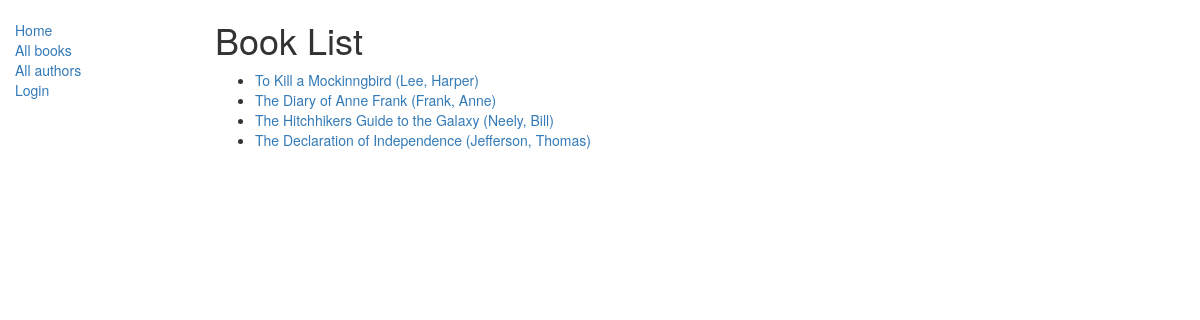
/catalog/books/, run on the app's committed database.
### catalog/models.py (models this page shows, shortened)
class Book(models.Model):
    title = models.CharField(max_length=200)
    author = models.ForeignKey('Author', on_delete=models.SET_NULL, null=True)
    summary = models.TextField(max_length=1000, help_text='Enter a brief description of the book')
    isbn = models.CharField('ISBN',max_length=13, help_text='13 Character <a href="https://www.isbn-international.org/content/what-isbn">ISBN number</a>')
    genre = models.ManyToManyField(Genre, help_text='Select a genre for this book')
    def get_absolute_url(self):
        return reverse('book-detail', args=[str(self.id)])
    def display_genre(self):
        """
        Creates  string for the Genre.  This is required to display genre in Admin.
        """
        return ', '.join([ genre.name for genre in self.genre.all()[:3]])
    display_genre.short_description = 'Genre: '

class Author(models.Model):
    first_name = models.CharField(max_length=100)
    last_name = models.CharField(max_length=100)
    date_of_birth = models.DateField(null=True, blank=True)
    date_of_death = models.DateField('Died', null=True, blank=True)
    class Meta:
        ordering = ["last_name","first_name"]
    def __str__(self):
        return '{0}, {1}'.format(self.last_name,self.first_name)

### catalog/views.py (the view)
# urls.py: path('books/', views.BookListView.as_view(), name='books'),
class BookListView(generic.ListView):
    model = Book
    paginate_by = 10

### catalog/templates/catalog/book_list.html
{% extends "base_generic.html" %}
{% block content %}
  <h1>Book List</h1>
  {% if book_list %}
  <ul>
      {% for book in book_list %}
      <li>
        <a href="{{ book.get_absolute_url }}">{{ book.title }} ({{ book.author }})</a>
      </li>
      {% endfor %}
  </ul>
  {% else %}
    <p>There are no books in the library.</p>
  {% endif %}
{% endblock %}

### data on the page
Book: title "To Kill a Mockinngbird", author "Lee, Harper"
Book: title "The Diary of Anne Frank", author "Frank, Anne"
Book: title "The Hitchhikers Guide to the Galaxy", author "Neely, Bill"
Book: title "The Declaration of Independence", author "Jefferson, Thomas"
